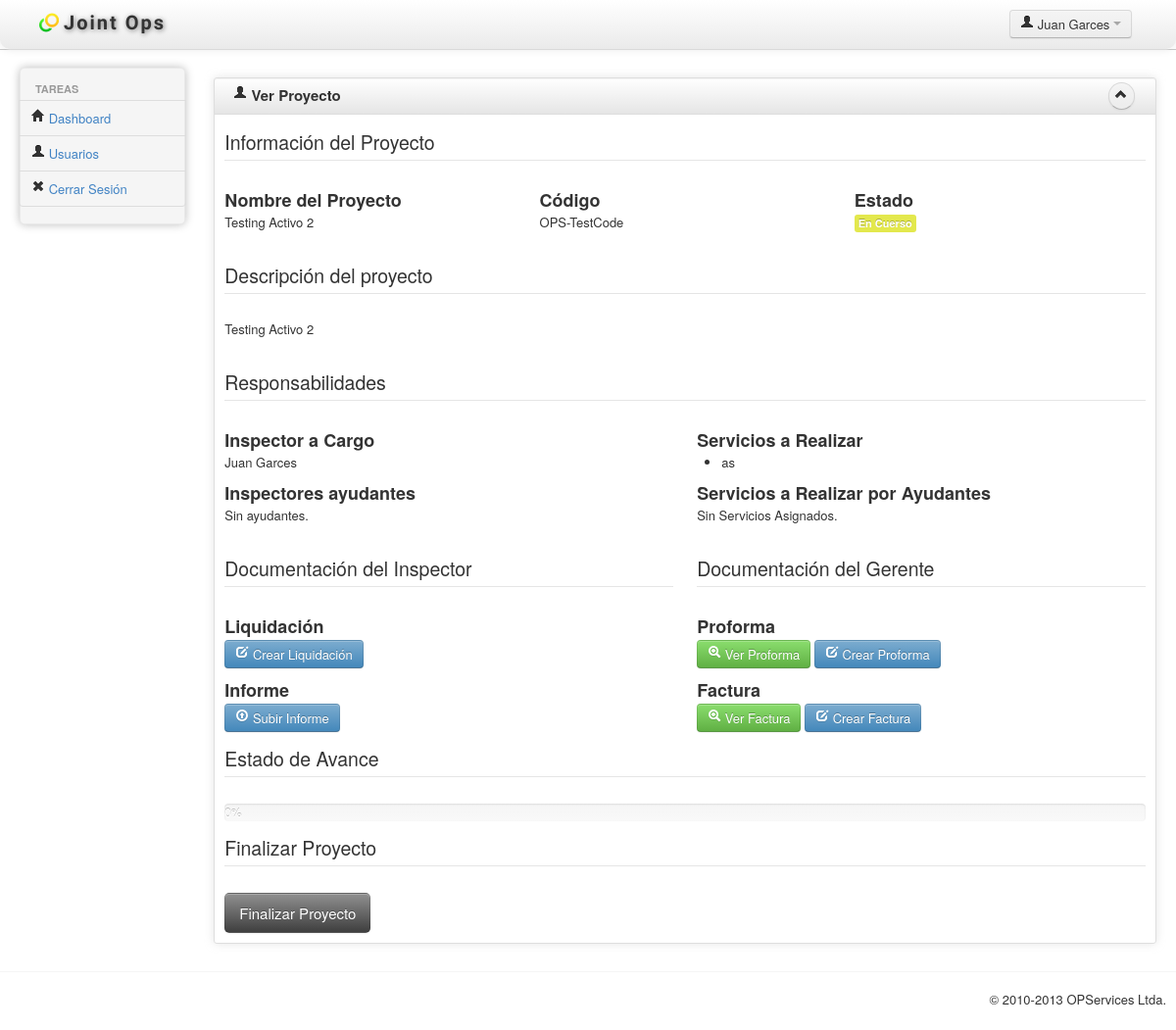
Page /Aplicación/verproyecto.php?idDeProyecto=3 (signed in) on the committed database.
### tables this page shows
CREATE TABLE IF NOT EXISTS `proyectos` (
  `id_proyectos` int(3) NOT NULL auto_increment,
  `id_lugares` int(3) NOT NULL,
  `id_miembros` int(3) NOT NULL,
  `id_codigo` int(3) NOT NULL,
  `nombre_proyecto` varchar(100) default NULL,
  `nombre_nave` varchar(50) default NULL,
  `fecha_inicio` date default NULL,
  `fecha_termino` date default NULL,
  `descripcion` longtext,
  `activo` tinyint(1) NOT NULL,
  PRIMARY KEY  (`id_proyectos`),
  KEY `proyectos_FKIndex1` (`id_codigo`),
  KEY `proyectos_FKIndex2` (`id_miembros`),
  KEY `proyectos_FKIndex3` (`id_lugares`)
);

CREATE TABLE IF NOT EXISTS `codigos_servicio` (
  `id_codigo` int(3) NOT NULL auto_increment,
  `codigo` varchar(30) default NULL,
  `f_creacion` date default NULL,
  PRIMARY KEY  (`id_codigo`)
);

CREATE TABLE IF NOT EXISTS `miembros` (
  `id_miembros` int(3) NOT NULL auto_increment,
  `id_banco` int(3) NOT NULL,
  `id_privilegio` int(3) NOT NULL,
  `id_usuarios` int(3) NOT NULL,
  `id_datos` int(3) NOT NULL,
  `p_nombre` varchar(20) default NULL,
  `s_nombre` varchar(20) default NULL,
  `apellido_p` varchar(20) default NULL,
  `apellido_m` varchar(20) default NULL,
  `rut` varchar(10) default NULL,
  `f_nac` date default NULL,
  `f_creacion` date default NULL,
  `activo` tinyint(1) default NULL,
  PRIMARY KEY  (`id_miembros`),
  KEY `miembros_FKIndex1` (`id_usuarios`),
  KEY `miembros_FKIndex2` (`id_banco`),
  KEY `miembros_FKIndex3` (`id_privilegio`),
  KEY `miembros_FKIndex4` (`id_datos`)
);

CREATE TABLE IF NOT EXISTS `servicios` (
  `id_servicio` int(3) NOT NULL auto_increment,
  `id_miembros` int(3) NOT NULL,
  `id_proyectos` int(3) NOT NULL,
  `nombre_servicio` varchar(100) default NULL,
  PRIMARY KEY  (`id_servicio`),
  KEY `servicios_FKIndex1` (`id_proyectos`),
  KEY `servicios_FKIndex2` (`id_miembros`)
);

### Aplicación/clases/usuario.php (called while the page is built, shortened)
<?php
class Usuario{
function getUserName($id){
	$this->query = mysql_query("SELECT * FROM miembros WHERE id_usuarios = '$id'");
	$this->fila = mysql_fetch_array($this->query);
	$this->nombre = ucfirst($this->fila['p_nombre'])." ".ucfirst($this->fila['apellido_p']);
	return $this->nombre;
}
}
?>

### Aplicación/clases/liquidacion.php (called while the page is built, shortened)
<?php
class Liquidacion{
	function verExistencia($idProyecto){
		$this->query = mysql_query("SELECT * FROM liquidaciones WHERE id_proyectos=$idProyecto")
					or die("Error en la consulta verExistencia");
		$this->result = mysql_fetch_array($this->query);
		return $this->result;
	}
}
?>

### Aplicación/clases/informe.php (called while the page is built, shortened)
<?php
class Informe{
	function verExistencia($idProyecto){
		$this->consulta = mysql_query("SELECT * FROM informes WHERE id_proyectos=$idProyecto")
					or die("Error en la consulta verExistencia");
		$this->verificador = mysql_fetch_array($this->consulta);
		return $this->verificador;
	}
}
 ?>

### Aplicación/verproyecto.php (the view, shortened to what this page needs)
<?php
	include ('clases/usuario.php');
	include ('clases/proyecto.php');
	include ('clases/informe.php');
	include ('clases/liquidacion.php');
	$progreso = 0;
	$idDeProyecto=$_GET['idDeProyecto'];
	$Proyecto = new Proyecto;
	$Usuario = new Usuario;
	$informe = new Informe;
	$Liquidacion = new Liquidacion;
	$InformacionDelProyecto = $Proyecto->getInfoProyecto($idDeProyecto);
	$idResponsable = $InformacionDelProyecto[2];
	$idCodigoProyecto = $InformacionDelProyecto[3];
	$nombreDeProyecto = $InformacionDelProyecto[4];
	$fechaTermino = $InformacionDelProyecto[7];
	$DescripcionDeProyecto = $InformacionDelProyecto[8];
	$CodigoDeProyecto = $Proyecto->getCodigoProyecto($idCodigoProyecto);
	$serviciosDeProyecto = $Proyecto->getServiciosDeProyecto($idDeProyecto);
	$inspectorACargo = $Usuario->getUserName($idResponsable);
	if(  strtotime($fechaTermino) > strtotime(date('Y-m-d'))  ){
		$estadoDeProyecto = "<span class='label label-warning'>En Cuerso</span>";}
	else{
		$estadoDeProyecto = "<span class='label label-important'>Fuera de Plazo</span>";
	}
 ?>
<!DOCTYPE html>
<html lang="en">
<head>
	<link id="bs-css" href="css/bootstrap-spacelab.css" rel="stylesheet">
	<link href="css/bootstrap-responsive.css" rel="stylesheet">
	<link href="css/charisma-app.css" rel="stylesheet">
	<link href="css/jquery-ui-1.8.21.custom.css" rel="stylesheet">
	<link href='css/fullcalendar.css' rel='stylesheet'>
	<link href='css/fullcalendar.print.css' rel='stylesheet'  media='print'>
	<link href='css/chosen.css' rel='stylesheet'>
	<link href='css/uniform.default.css' rel='stylesheet'>
	<link href='css/colorbox.css' rel='stylesheet'>
	<link href='css/jquery.cleditor.css' rel='stylesheet'>
	<link href='css/jquery.noty.css' rel='stylesheet'>
	<link href='css/noty_theme_default.css' rel='stylesheet'>
	<link href='css/elfinder.min.css' rel='stylesheet'>
	<link href='css/elfinder.theme.css' rel='stylesheet'>
	<link href='css/jquery.iphone.toggle.css' rel='stylesheet'>
	<link href='css/opa-icons.css' rel='stylesheet'>
	<link href='css/uploadify.css' rel='stylesheet'>
</head>
<body>
	<div class="navbar">
		<div class="navbar-inner">
			<div class="container-fluid">
				<a class="brand" href="main.php"> <img alt="Charisma Logo" src="img/logo20.png" /> <span>Joint Ops</span></a>
				<div class="btn-group pull-right" >
					<a class="btn dropdown-toggle" data-toggle="dropdown" href="#">
						<i class="icon-user"></i><span class="hidden-phone"> <?php echo $_SESSION['Nombre_completo']; ?></span>
						<span class="caret"></span>
					</a>
				</div>
			</div>
		</div>
	</div>
		<div class="container-fluid">
		<div class="row-fluid">
			<div class="span2 main-menu-span">
				<div class="well nav-collapse sidebar-nav">
					<ul class="nav nav-tabs nav-stacked main-menu">
						<li class="nav-header hidden-tablet">Tareas</li>
						<li><a class="ajax-link" href="main.php"><i class="icon-home"></i><span class="hidden-tablet"> Dashboard</span></a></li>
						<li><a class="ajax-link" href="#"><i class="icon-user"></i><span class="hidden-tablet"> Usuarios</span></a></li>
						<li><a class="ajax-link" href="#"><i class="icon-remove"></i><span class="hidden-tablet"> Cerrar Sesión</span></a></li>
					</ul>
				</div>
			</div>
			<div id="content" class="span10">
			<div class="row-fluid sortable">
				<div class="box span12">
					<div class="box-header well" data-original-title>
						<h2><i class="icon-user"></i> Ver Proyecto</h2>
						<div class="box-icon">
							<a href="#" class="btn btn-minimize btn-round"><i class="icon-chevron-up"></i></a>
						</div>
					</div>
					<div class="box-content">
						<legend>Información del Proyecto</legend>
						<div class="row-fluid">
							<div class="span4">
								<div class="control-group">
									<h3>Nombre del Proyecto</h3>
									<?php echo $nombreDeProyecto;  ?>
								</div>
							</div>
							<div class="span4">
								<div class="control-group">
									<h3>Código</h3>
									 <?php echo $CodigoDeProyecto; ?>
								</div>
							</div>
							<div class="span4">
								<div class="control-group">
									<h3>Estado</h3>
									<?php echo $estadoDeProyecto; ?>
								</div>
							</div>
						</div>
						<br>
						<div class="row-fluid">
							<div class="span12">
								<div class="control-group">
									<legend>Descripción del proyecto</legend>
									<span><?php echo $DescripcionDeProyecto; ?></span>
								</div>
							</div>
						</div>
							<br>
						<legend>Responsabilidades</legend>
						<div class="row-fluid">
							<div class="span6">
								<div class="control-group">
									<h3>Inspector a Cargo</h3>
									<label><?php echo $inspectorACargo; ?></label>
								</div>
								<div class="control-group">
									<h3>Inspectores ayudantes</h3>
									Sin ayudantes.
								</div>
							</div>
							<div class="span6">
								<div class="control-group">
									<h3>Servicios a Realizar</h3>
									<ul>
										<?php
											echo $serviciosDeProyecto;
										 ?>
									</ul>
								</div>
								<div class="control-group">
									<h3>Servicios a Realizar por Ayudantes</h3>
									 Sin Servicios Asignados.
								</div>
							</div>
						</div>
						<br>
						<div class="row-fluid">
							<div class="span6">
								<div class="control-group">
										<legend>Documentación del Inspector</legend>
										<h3>Liquidación</h3>
										<?php
											$existeLiquidacion = $Liquidacion->verExistencia($idDeProyecto);
											if($existeLiquidacion){
										?>
										<a class="btn btn-success" href="#" >
											<i class="icon-zoom-in icon-white"></i>
											Ver Liquidación
										</a>
										<?php
											$progreso+=25;}
											else{
										 ?>
										<a class="btn btn-info"  href="liquidacion.php?idProyecto=<?php echo $idDeProyecto; ?>">
											<i class="icon-edit icon-white"></i>
											Crear Liquidación
										</a>
										<?php } ?>
								</div>
								<div class="control-group">
									<h3>Informe	</h3>
									<?php
										$existeInforme = $informe->verExistencia($idDeProyecto);
										if ($existeInforme) {
									?>
									<a class="btn btn-success" href="#">
										<i class="icon-zoom-in icon-white"></i>
										Ver Informe
									</a>
									<?php
											$progreso+=25;
										}
										else{
									?>
									<a data-toggle="modal" href="#subirInforme" class="btn btn-info">
										<i class="icon-upload icon-white"></i>
										Subir Informe
									</a>
									<?php }	?>
								</div>
							</div>
							<div class="span6">
								<div class="control-group">
										<legend>Documentación del Gerente</legend>
										<h3>Proforma</h3>
										<a class="btn btn-success" href="#">
											<i class="icon-zoom-in icon-white"></i>
											Ver Proforma
										</a>
										<a class="btn btn-info" href="proforma.php?idProyecto=<?php echo $idDeProyecto; ?>">
											<i class="icon-edit icon-white"></i>
											Crear Proforma
										</a>
								</div>
								<div class="control-group">
										<h3>Factura	</h3>
										<a class="btn btn-success" href="#">
											<i class="icon-zoom-in icon-white"></i>
											Ver Factura
										</a>
										<a class="btn btn-info" href="#">
											<i class="icon-edit icon-white"></i>
											Crear Factura
										</a>
								</div>
							</div>
						</div>
						<legend>Estado de Avance</legend>
						<div class="progress progress-success" style="margin-bottom: 9px;">
							<div class="bar" style="width: <?php echo $progreso; ?>%"><?php echo $progreso; ?>%</div>
						</div>
						<legend>Finalizar Proyecto</legend>
							<input type="submit" class="btn btn-large btn-block btn-primary" value="Finalizar Proyecto" />
						</div>
					</div>
				</div>
			</div>
		</div>
		</div>
		<hr>
		<footer>
			<p class="pull-right">&copy; 2010-2013 OPServices Ltda.</p>
		</footer>
</body>
</html>

### Aplicación/clases/proyecto.php (shortened to what this page needs)
<?php
class Proyecto{
function getInfoProyecto($idDeProyecto){
	$this->query = mysql_query("SELECT * FROM proyectos WHERE id_proyectos= '$idDeProyecto'")or die ("Error en la consulta getInfoProyecto");
	$this->result = mysql_fetch_array($this->query);
	return $this->result;
}
function getCodigoProyecto($idDeCodigo){
	$this->query = mysql_query("SELECT codigo FROM codigos_servicio WHERE id_codigo = '$idDeCodigo'") or die("Error en la consulta getCodigoProyecto");
	$this->result = mysql_fetch_array($this->query);
	return $this->result[0];
}
function getServiciosDeProyecto($idDeProyecto){
	$this->query = mysql_query("SELECT id_miembros,nombre_servicio FROM servicios WHERE id_proyectos = '$idDeProyecto'") or die ("Error en la consulta getServiciosDeProyecto");
	$this->servicios="";
	while($row = mysql_fetch_array($this->query)){
		$this->servicios = $this->servicios. "<li>".$row[1]."</li>";
	}
	return $this->servicios;
}
}
?>

### Aplicación/css/charisma-app.css (style rules this page uses)
.box { border: 1px solid #DEDEDE; border-radius:3px; -webkit-border-radius:3px; -moz-border-radius:3px; margin-top: 10px; margin-bottom: 10px ; box-shadow: 0 0 10px rgba(189, 189, 189, 0.4); -webkit-box-shadow: 0 0 10px rgba(189, 189, 189, 0.4); -moz-box-shadow: 0 0 10px rgba(189, 189, 189, 0.4); }
.box-header { border:none; padding-top:5px; border-bottom: 1px solid #DEDEDE; border-radius:3px 3px 0 0; -webkit-border-radius:3px 3px 0 0; -moz-border-radius:3px 3px 0 0; height:12px; min-height:12px; margin-bottom: 0; font-weight:bold; font-size:16px; background: -moz-linear-gradient(top, rgba(255,255,255,0) 0%, rgba(0,0,0,0.1) 100%); background: -webkit-gradient(linear, left top, left bottom, color-stop(0%,rgba(255,255,255,0)), color-stop(100%,rgba(0,0,0,0.1))); background: -webkit-linear-gradient(top, rgba(255,255,255,0) 0%,rgba(0,0,0,0.1) 100%); background: -o-linear-gradient(top, rgba(255,255,255,0) 0%,rgba(0,0,0,0.1) 100%); background: -ms-linear-gradient(top, rgba(255,255,255,0) 0%,rgba(0,0,0,0.1) 100%); background: linear-gradient(to bottom, rgba(255,255,255,0) 0%,rgba(0,0,0,0.1) 100%); filter: progid:DXImageTransform.Microsoft.gradient( startColorstr='#00ffffff', endColorstr='#1a000000',GradientType=0 ); }
.box-header h2 { font-size:15px; width:auto; clear:none; float:left; line-height:25px; }
.box-header h2 > i { margin-top:1px; }
.box-icon { float:right; }
.box-icon a { clear:none; float:left; margin:0 2px; height: 18px; width:5px; margin-top: -1px; }
.box-icon a i { margin-left:-4.5px; }
.box-content { padding:10px; }
.btn-round { border-radius: 40px; -webkit-border-radius: 40px; -moz-border-radius: 40px; font-size:12px; padding-top:4px; }
footer { clear:both; }
footer .pull-right { float:right; margin-right:10px; }
.sidebar-nav { min-height:0; box-shadow: 0 0 10px #BDBDBD; -webkit-box-shadow: 0 0 10px #BDBDBD; -moz-box-shadow: 0 0 10px #BDBDBD; border-radius: 5px; -webkit-border-radius: 5px; -moz-border-radius: 5px; margin-bottom: 0; padding-bottom:0; }
.sidebar-nav > ul > li:not(.nav-header) { margin-right:-2px; margin-left:-2px; }
.brand { font-family: 'Shojumaru', cursive, Arial, serif; letter-spacing:2px; text-shadow:1px 1px 5px rgba(0, 0, 0, 0.5); width:400px; }
.brand img { float:left; height:20px; width:20px; margin-right:5px; }
.brand span { float:left; }
.navbar-inner { border-radius:0 0 10px 10px; -webkit-border-radius:0 0 10px 10px; -moz-border-radius:0 0 10px 10px; padding-top:5px; padding-bottom:5px; }
.pull-right { float:right !important; }

### Aplicación/verproyecto.php (style rules this page uses)
body { padding-bottom: 40px; }
.sidebar-nav { padding: 9px 0; }

### rows in the picture
proyectos: nombre_proyecto "Testing Activo 2", id_codigo.codigo "OPS-TestCode", descripcion "Testing Activo 2", id_miembros.apellido_p "Juan Garces"
servicios: nombre_servicio "as"

### other values in the picture
$_SESSION['Nombre_completo'] "Juan Garces"
$progreso "0"
